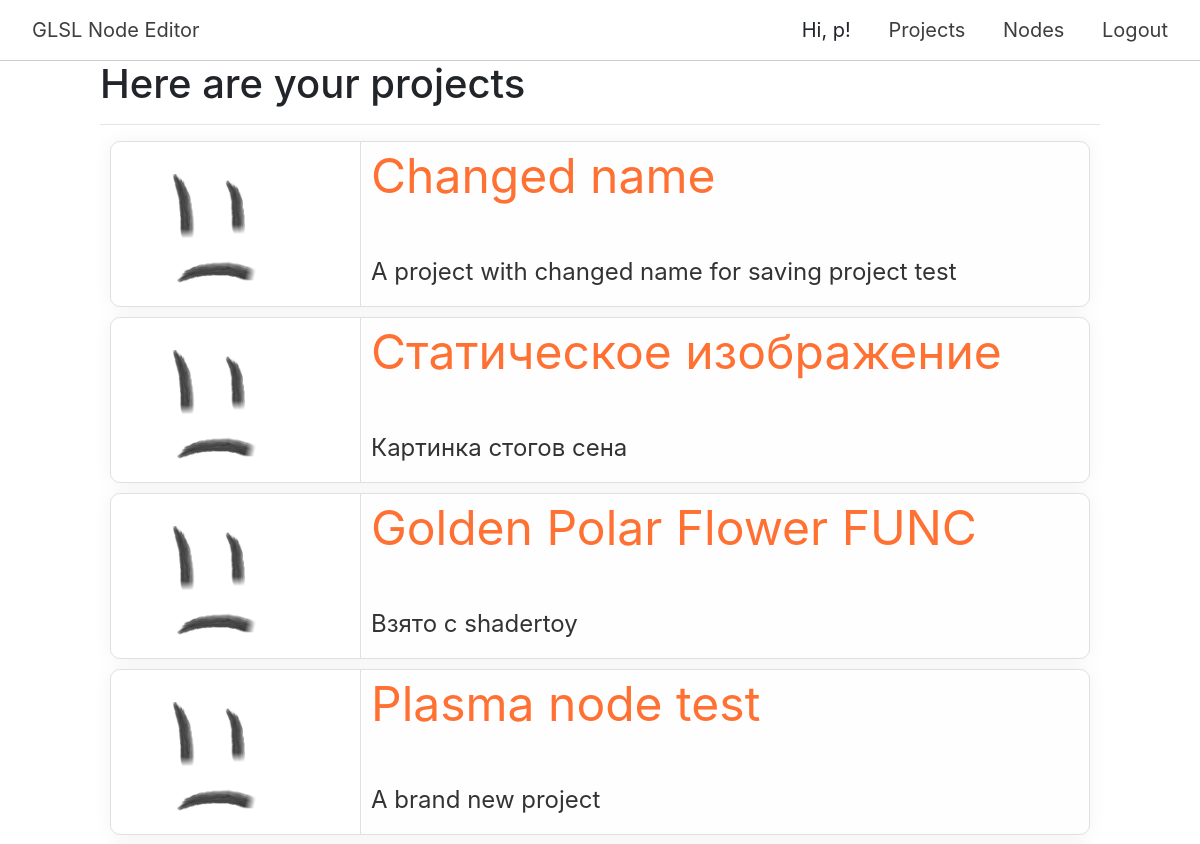
Before: /project (signed in, upper part) with the older database file.
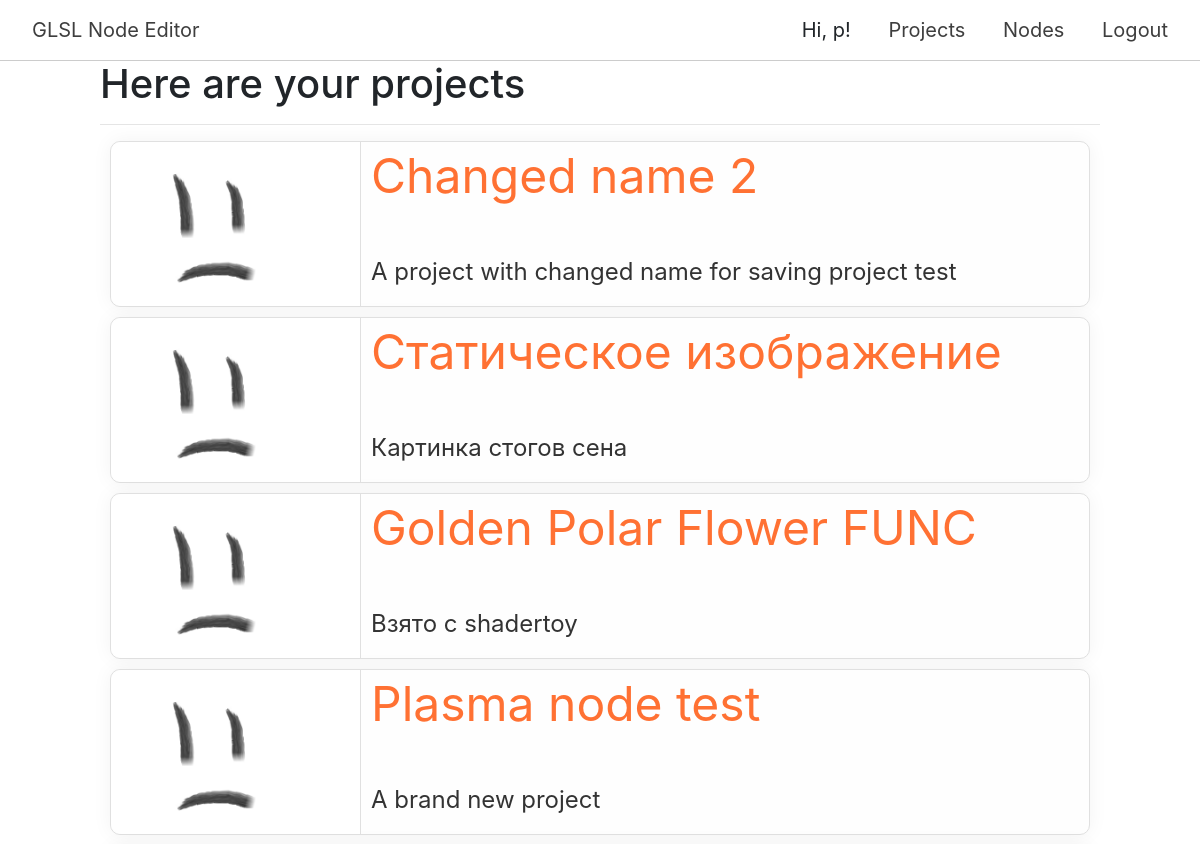
After: the same page with the newer database file.
### db/models/project_model.py (models this page shows)
class ProjectModel(SqlAlchemyBase):
    __tablename__ = 'projects'
    id = sqlalchemy.Column(sqlalchemy.Integer,
                           primary_key=True, autoincrement=True)
    json_code = sqlalchemy.Column(sqlalchemy.String, nullable=True)
    user_id = sqlalchemy.Column(sqlalchemy.Integer,
                                sqlalchemy.ForeignKey("users.id"))
    name = sqlalchemy.Column(sqlalchemy.String)
    description = sqlalchemy.Column(sqlalchemy.String)
    img_src = sqlalchemy.Column(sqlalchemy.String)
    user = orm.relation('UserModel')

### app.py (the view)
@app.route('/project')
@login_required
def projects_page():
    session = db_session.create_session()
    projects = session.query(Project).filter(Project.user_id == current_user.id)
    return render_template("projects.html", projects=projects)

### app.py (called while the page is built)
@login_manager.user_loader
def load_user(user_id):
    session = db_session.create_session()
    return session.query(User).get(user_id)

### db/db_session.py (called while the page is built)
def create_session() -> Session:
    global __factory
    return __factory()

### templates/projects.html (shortened to what this page needs)
{% extends "base.html" %}
{% block content %}
    <link rel="stylesheet" href="/static/projects/css/projects.css">
    <div class="p-title">
        <h1>
            Here are your projects
        </h1>
    </div>
    <hr>
    {% for project in projects %}
        <div class="project" onclick="document.location = '/project/{{ project.id }}'">
            <div class="project-image">
                 <img class="pr-img" src="/static/project_imgs/{{ project.img_src }}">
            </div>
            <div class="project-data">
                <span class="project-name">
                    {{ project.name }}
                </span>
                <br>
                <span class="project-description">
                    {{ project.description }}
                </span>
            </div>
        </div>
    {% endfor %}
{% endblock %}

Changed rows visible on the page:
changed ProjectModel "A project with changed name for saving project test": name "Changed name" → "Changed name 2"
